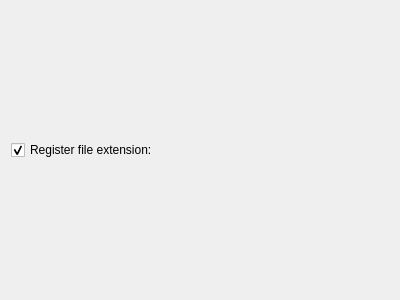
<?xml version="1.0" encoding="UTF-8"?>
<ui version="4.0">
 <class>RegisterFileCheckBoxForm</class>
 <widget class="QWidget" name="RegisterFileCheckBoxForm">
  <property name="geometry">
   <rect>
    <x>0</x>
    <y>0</y>
    <width>400</width>
    <height>300</height>
   </rect>
  </property>
  <property name="windowTitle">
   <string>Form</string>
  </property>
  <layout class="QVBoxLayout" name="verticalLayout">
   <item>
    <widget class="QCheckBox" name="RegisterFileCheckBox">
     <property name="text">
      <string>Register file extension: </string>
     </property>
     <property name="checked">
      <bool>true</bool>
     </property>
    </widget>
   </item>
  </layout>
 </widget>
 <resources/>
 <connections/>
</ui>
